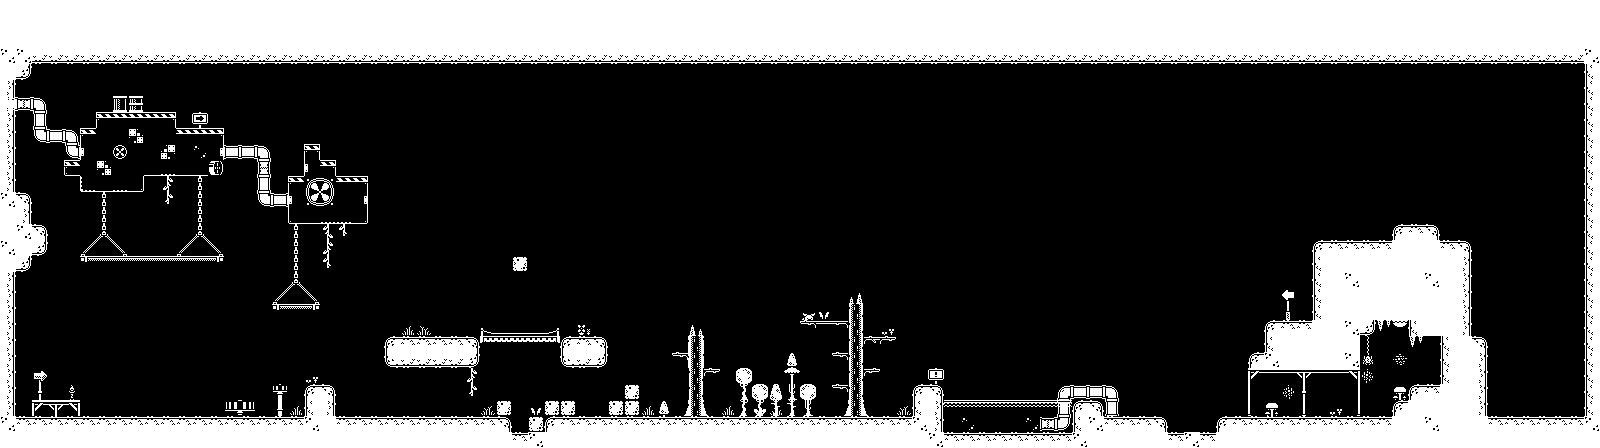

This is a level from a 2D game, rendered from its Tiled map with the project's own tilesets. A one-line summary and the map file follow, with tile-layer data summarised:
An orthogonal 100x28 tile map with 16x16 px tiles, 3 tile layers (Cosmetics2, Cosmetics, Platforms) and 41 objects.

<map version="1.4" tiledversion="1.4.3" orientation="orthogonal" renderorder="right-down" width="100" height="28" tilewidth="16" tileheight="16" infinite="0" nextlayerid="13" nextobjectid="119">
 <editorsettings>
  <export target="level1.json" format="json" />
 </editorsettings>
 <tileset firstgid="1" name="platformer" tilewidth="16" tileheight="16" spacing="3" margin="1" tilecount="400" columns="20">
  <image source="../../../../public/images/extruded-tileset.png" width="379" height="379" />
  <tile id="306">
   <animation>
    <frame tileid="306" duration="1" />
    <frame tileid="378" duration="12000" />
    <frame tileid="306" duration="300" />
    <frame tileid="266" duration="300" />
    <frame tileid="266" duration="300" />
    <frame tileid="306" duration="300" />
    <frame tileid="266" duration="300" />
    <frame tileid="306" duration="300" />
    <frame tileid="266" duration="300" />
    <frame tileid="286" duration="1000" />
   </animation>
  </tile>
  <tile id="309">
   <animation>
    <frame tileid="309" duration="300" />
    <frame tileid="289" duration="300" />
   </animation>
  </tile>
  <tile id="327">
   <animation>
    <frame tileid="327" duration="300" />
    <frame tileid="287" duration="300" />
   </animation>
  </tile>
  <tile id="328">
   <animation>
    <frame tileid="328" duration="300" />
    <frame tileid="288" duration="300" />
   </animation>
  </tile>
  <tile id="347">
   <animation>
    <frame tileid="347" duration="300" />
    <frame tileid="307" duration="300" />
   </animation>
  </tile>
  <tile id="348">
   <animation>
    <frame tileid="348" duration="300" />
    <frame tileid="308" duration="300" />
   </animation>
  </tile>
  <tile id="349">
   <animation>
    <frame tileid="349" duration="150" />
    <frame tileid="350" duration="150" />
   </animation>
  </tile>
  <tile id="369">
   <animation>
    <frame tileid="369" duration="300" />
    <frame tileid="370" duration="300" />
   </animation>
  </tile>
  <tile id="387">
   <animation>
    <frame tileid="387" duration="200" />
    <frame tileid="367" duration="200" />
   </animation>
  </tile>
  <tile id="388">
   <animation>
    <frame tileid="388" duration="200" />
    <frame tileid="368" duration="200" />
   </animation>
  </tile>
 </tileset>
 <objectgroup id="8" name="Bouncers">
  <object id="48" gid="164" x="1184" y="432" width="16" height="16" />
  <object id="53" gid="164" x="512" y="256" width="16" height="16" />
 </objectgroup>
 <objectgroup id="4" name="Danger">
  <object id="16" gid="123" x="336" y="416" width="16" height="16" />
  <object id="17" gid="123" x="352" y="416" width="16" height="16" />
  <object id="18" gid="123" x="368" y="416" width="16" height="16" />
  <object id="19" gid="123" x="384" y="416" width="16" height="16" />
  <object id="20" gid="123" x="400" y="416" width="16" height="16" />
  <object id="21" gid="123" x="416" y="416" width="16" height="16" />
  <object id="22" gid="123" x="432" y="416" width="16" height="16" />
  <object id="23" gid="123" x="448" y="416" width="16" height="16" />
 </objectgroup>
 <objectgroup id="5" name="Coins">
  <object id="33" gid="63" x="336" y="256" width="16" height="16" />
  <object id="34" gid="63" x="512" y="368" width="16" height="16" />
  <object id="35" gid="63" x="240" y="176" width="16" height="16" />
 </objectgroup>
 <objectgroup id="6" name="Goal">
  <object id="40" gid="43" x="1536" y="400" width="16" height="16" />
 </objectgroup>
 <layer id="12" name="Cosmetics2" width="100" height="28">
  <data>[2800 cells, 45 non-empty, 24 distinct tile ids]</data>
 </layer>
 <layer id="2" name="Cosmetics" width="100" height="28">
  <data>[2800 cells, 119 non-empty, 60 distinct tile ids]</data>
 </layer>
 <layer id="1" name="Platforms" width="100" height="28">
  <data>[2800 cells, 832 non-empty, 39 distinct tile ids]</data>
 </layer>
 <objectgroup id="11" name="Water">
  <object id="80" gid="347" x="1008" y="416" width="16" height="16" />
  <object id="81" gid="347" x="992" y="416" width="16" height="16" />
  <object id="82" gid="347" x="976" y="416" width="16" height="16" />
  <object id="83" gid="347" x="960" y="416" width="16" height="16" />
  <object id="84" gid="347" x="944" y="416" width="16" height="16" />
  <object id="108" gid="347" x="1024" y="416" width="16" height="16" />
  <object id="109" gid="347" x="1040" y="416" width="16" height="16" />
  <object id="110" gid="347" x="1056" y="416" width="16" height="16" />
  <object id="111" gid="347" x="1056" y="432" width="16" height="16" />
  <object id="112" gid="347" x="1040" y="432" width="16" height="16" />
  <object id="113" gid="347" x="1024" y="432" width="16" height="16" />
  <object id="114" gid="347" x="1008" y="432" width="16" height="16" />
  <object id="115" gid="347" x="992" y="432" width="16" height="16" />
  <object id="116" gid="347" x="976" y="432" width="16" height="16" />
  <object id="117" gid="347" x="960" y="432" width="16" height="16" />
  <object id="118" gid="347" x="944" y="432" width="16" height="16" />
 </objectgroup>
 <objectgroup id="10" name="UpwardsWind">
  <object id="60" gid="39" x="240" y="400" width="16" height="16" />
  <object id="61" gid="39" x="240" y="400" width="16" height="16" />
  <object id="62" gid="39" x="224" y="400" width="16" height="16" />
  <object id="63" gid="39" x="224" y="384" width="16" height="16" />
  <object id="64" gid="39" x="240" y="384" width="16" height="16" />
  <object id="65" gid="39" x="240" y="368" width="16" height="16" />
  <object id="66" gid="39" x="224" y="368" width="16" height="16" />
  <object id="67" gid="39" x="224" y="352" width="16" height="16" />
  <object id="68" gid="39" x="240" y="352" width="16" height="16" />
  <object id="69" gid="39" x="240" y="336" width="16" height="16" />
  <object id="70" gid="39" x="224" y="336" width="16" height="16" />
 </objectgroup>
</map>